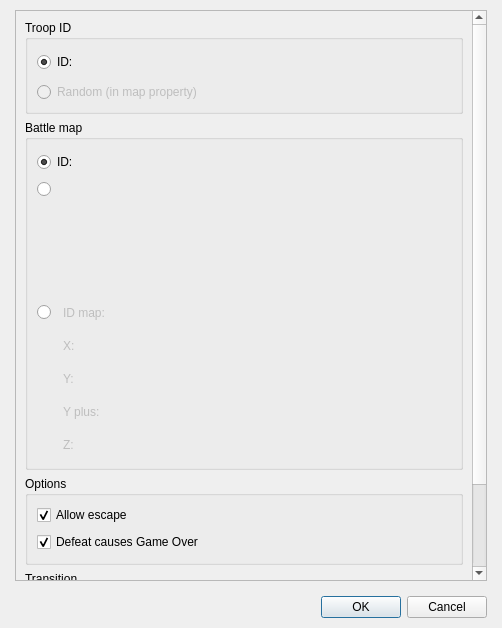
<?xml version="1.0" encoding="UTF-8"?>
<ui version="4.0">
 <class>DialogCommandStartBattle</class>
 <widget class="QDialog" name="DialogCommandStartBattle">
  <property name="geometry">
   <rect>
    <x>0</x>
    <y>0</y>
    <width>502</width>
    <height>628</height>
   </rect>
  </property>
  <property name="windowTitle">
   <string>Start a battle...</string>
  </property>
  <layout class="QGridLayout" name="gridLayout_9">
   <property name="leftMargin">
    <number>15</number>
   </property>
   <property name="topMargin">
    <number>10</number>
   </property>
   <property name="rightMargin">
    <number>15</number>
   </property>
   <property name="bottomMargin">
    <number>10</number>
   </property>
   <item row="0" column="0">
    <layout class="QVBoxLayout" name="verticalLayout_2">
     <property name="spacing">
      <number>15</number>
     </property>
     <item>
      <widget class="QScrollArea" name="scrollArea">
       <property name="widgetResizable">
        <bool>true</bool>
       </property>
       <widget class="QWidget" name="scrollAreaWidgetContents">
        <property name="geometry">
         <rect>
          <x>0</x>
          <y>-139</y>
          <width>454</width>
          <height>703</height>
         </rect>
        </property>
        <layout class="QGridLayout" name="gridLayout_7">
         <item row="0" column="0">
          <layout class="QVBoxLayout" name="verticalLayout">
           <item>
            <widget class="QGroupBox" name="groupBoxTroopID">
             <property name="title">
              <string>Troop ID</string>
             </property>
             <layout class="QGridLayout" name="gridLayout">
              <item row="0" column="0">
               <layout class="QVBoxLayout" name="verticalLayout_4">
                <item>
                 <layout class="QHBoxLayout" name="horizontalLayout_2" stretch="0,0,1">
                  <item>
                   <widget class="QRadioButton" name="radioButtonVariableConstant">
                    <property name="text">
                     <string>ID:</string>
                    </property>
                    <property name="checked">
                     <bool>true</bool>
                    </property>
                   </widget>
                  </item>
                  <item>
                   <widget class="PanelPrimitiveValue" name="widgetVariableConstant" native="true">
                    <property name="enabled">
                     <bool>true</bool>
                    </property>
                    <property name="minimumSize">
                     <size>
                      <width>300</width>
                      <height>27</height>
                     </size>
                    </property>
                    <property name="maximumSize">
                     <size>
                      <width>300</width>
                      <height>27</height>
                     </size>
                    </property>
                   </widget>
                  </item>
                  <item>
                   <spacer name="horizontalSpacer_16">
                    <property name="orientation">
                     <enum>Qt::Horizontal</enum>
                    </property>
                    <property name="sizeHint" stdset="0">
                     <size>
                      <width>68</width>
                      <height>20</height>
                     </size>
                    </property>
                   </spacer>
                  </item>
                 </layout>
                </item>
                <item>
                 <layout class="QHBoxLayout" name="horizontalLayout_3" stretch="0,1">
                  <item>
                   <widget class="QRadioButton" name="radioButtonRandom">
                    <property name="enabled">
                     <bool>false</bool>
                    </property>
                    <property name="text">
                     <string>Random (in map property)</string>
                    </property>
                   </widget>
                  </item>
                  <item>
                   <spacer name="horizontalSpacer_17">
                    <property name="orientation">
                     <enum>Qt::Horizontal</enum>
                    </property>
                    <property name="sizeHint" stdset="0">
                     <size>
                      <width>158</width>
                      <height>20</height>
                     </size>
                    </property>
                   </spacer>
                  </item>
                 </layout>
                </item>
               </layout>
              </item>
             </layout>
            </widget>
           </item>
           <item>
            <widget class="QGroupBox" name="groupBoxBattleMap">
             <property name="maximumSize">
              <size>
               <width>16777215</width>
               <height>16777215</height>
              </size>
             </property>
             <property name="title">
              <string>Battle map</string>
             </property>
             <layout class="QGridLayout" name="gridLayout_8">
              <item row="0" column="0" rowspan="2" colspan="2">
               <layout class="QGridLayout" name="gridLayout_2">
                <item row="0" column="0" colspan="2">
                 <widget class="QRadioButton" name="radioButtonID">
                  <property name="text">
                   <string>ID:</string>
                  </property>
                  <property name="checked">
                   <bool>true</bool>
                  </property>
                 </widget>
                </item>
                <item row="0" column="2" colspan="2">
                 <widget class="PanelPrimitiveValue" name="panelPrimitiveValueIDBattleMap" native="true">
                  <property name="minimumSize">
                   <size>
                    <width>300</width>
                    <height>27</height>
                   </size>
                  </property>
                  <property name="maximumSize">
                   <size>
                    <width>300</width>
                    <height>27</height>
                   </size>
                  </property>
                 </widget>
                </item>
                <item row="0" column="4">
                 <spacer name="horizontalSpacer">
                  <property name="orientation">
                   <enum>Qt::Horizontal</enum>
                  </property>
                  <property name="sizeHint" stdset="0">
                   <size>
                    <width>40</width>
                    <height>20</height>
                   </size>
                  </property>
                 </spacer>
                </item>
                <item row="1" column="0">
                 <widget class="QRadioButton" name="radioButtonSelect">
                  <property name="enabled">
                   <bool>true</bool>
                  </property>
                  <property name="text">
                   <string/>
                  </property>
                  <property name="checked">
                   <bool>false</bool>
                  </property>
                 </widget>
                </item>
                <item row="1" column="1" rowspan="2" colspan="4">
                 <widget class="PanelSelectPosition" name="panelSelectPosition" native="true">
                  <property name="enabled">
                   <bool>false</bool>
                  </property>
                  <property name="minimumSize">
                   <size>
                    <width>286</width>
                    <height>111</height>
                   </size>
                  </property>
                  <property name="maximumSize">
                   <size>
                    <width>16777215</width>
                    <height>111</height>
                   </size>
                  </property>
                 </widget>
                </item>
                <item row="2" column="0">
                 <spacer name="verticalSpacer_3">
                  <property name="orientation">
                   <enum>Qt::Vertical</enum>
                  </property>
                  <property name="sizeHint" stdset="0">
                   <size>
                    <width>20</width>
                    <height>98</height>
                   </size>
                  </property>
                 </spacer>
                </item>
                <item row="3" column="0">
                 <widget class="QRadioButton" name="radioButtonNumber">
                  <property name="text">
                   <string/>
                  </property>
                 </widget>
                </item>
                <item row="3" column="1" colspan="2">
                 <widget class="QLabel" name="labelIDMAp">
                  <property name="enabled">
                   <bool>false</bool>
                  </property>
                  <property name="text">
                   <string>ID map:</string>
                  </property>
                 </widget>
                </item>
                <item row="3" column="4" rowspan="5">
                 <spacer name="horizontalSpacer_11">
                  <property name="orientation">
                   <enum>Qt::Horizontal</enum>
                  </property>
                  <property name="sizeHint" stdset="0">
                   <size>
                    <width>38</width>
                    <height>158</height>
                   </size>
                  </property>
                 </spacer>
                </item>
                <item row="4" column="0" rowspan="4">
                 <spacer name="verticalSpacer_4">
                  <property name="orientation">
                   <enum>Qt::Vertical</enum>
                  </property>
                  <property name="sizeHint" stdset="0">
                   <size>
                    <width>20</width>
                    <height>128</height>
                   </size>
                  </property>
                 </spacer>
                </item>
                <item row="5" column="1">
                 <widget class="QLabel" name="labelY">
                  <property name="enabled">
                   <bool>false</bool>
                  </property>
                  <property name="text">
                   <string>Y:</string>
                  </property>
                 </widget>
                </item>
                <item row="5" column="3">
                 <widget class="PanelPrimitiveValue" name="widgetY" native="true">
                  <property name="enabled">
                   <bool>false</bool>
                  </property>
                  <property name="minimumSize">
                   <size>
                    <width>250</width>
                    <height>27</height>
                   </size>
                  </property>
                  <property name="maximumSize">
                   <size>
                    <width>250</width>
                    <height>27</height>
                   </size>
                  </property>
                 </widget>
                </item>
                <item row="6" column="1" colspan="2">
                 <widget class="QLabel" name="labelYPlus">
                  <property name="enabled">
                   <bool>false</bool>
                  </property>
                  <property name="text">
                   <string>Y plus:</string>
                  </property>
                 </widget>
                </item>
                <item row="6" column="3">
                 <widget class="PanelPrimitiveValue" name="widgetYplus" native="true">
                  <property name="enabled">
                   <bool>false</bool>
                  </property>
                  <property name="minimumSize">
                   <size>
                    <width>250</width>
                    <height>27</height>
                   </size>
                  </property>
                  <property name="maximumSize">
                   <size>
                    <width>250</width>
                    <height>27</height>
                   </size>
                  </property>
                 </widget>
                </item>
                <item row="7" column="1">
                 <widget class="QLabel" name="labelZ">
                  <property name="enabled">
                   <bool>false</bool>
                  </property>
                  <property name="text">
                   <string>Z:</string>
                  </property>
                 </widget>
                </item>
                <item row="7" column="3">
                 <widget class="PanelPrimitiveValue" name="widgetZ" native="true">
                  <property name="enabled">
                   <bool>false</bool>
                  </property>
                  <property name="minimumSize">
                   <size>
                    <width>250</width>
                    <height>27</height>
                   </size>
                  </property>
                  <property name="maximumSize">
                   <size>
                    <width>250</width>
                    <height>27</height>
                   </size>
                  </property>
                 </widget>
                </item>
                <item row="3" column="3">
                 <widget class="PanelPrimitiveValue" name="widgetIdMap" native="true">
                  <property name="enabled">
                   <bool>false</bool>
                  </property>
                  <property name="minimumSize">
                   <size>
                    <width>250</width>
                    <height>27</height>
                   </size>
                  </property>
                  <property name="maximumSize">
                   <size>
                    <width>250</width>
                    <height>27</height>
                   </size>
                  </property>
                 </widget>
                </item>
                <item row="4" column="3">
                 <widget class="PanelPrimitiveValue" name="widgetX" native="true">
                  <property name="enabled">
                   <bool>false</bool>
                  </property>
                  <property name="minimumSize">
                   <size>
                    <width>250</width>
                    <height>27</height>
                   </size>
                  </property>
                  <property name="maximumSize">
                   <size>
                    <width>250</width>
                    <height>27</height>
                   </size>
                  </property>
                 </widget>
                </item>
                <item row="4" column="1">
                 <widget class="QLabel" name="labelX">
                  <property name="enabled">
                   <bool>false</bool>
                  </property>
                  <property name="text">
                   <string>X:</string>
                  </property>
                 </widget>
                </item>
               </layout>
              </item>
             </layout>
            </widget>
           </item>
           <item>
            <widget class="QGroupBox" name="groupBoxOptions">
             <property name="title">
              <string>Options</string>
             </property>
             <layout class="QGridLayout" name="gridLayout_4">
              <item row="0" column="0">
               <layout class="QGridLayout" name="gridLayout_3">
                <item row="0" column="0">
                 <widget class="QCheckBox" name="checkBoxEscape">
                  <property name="text">
                   <string>Allow escape</string>
                  </property>
                  <property name="checked">
                   <bool>true</bool>
                  </property>
                 </widget>
                </item>
                <item row="0" column="1" rowspan="2">
                 <spacer name="horizontalSpacer_2">
                  <property name="orientation">
                   <enum>Qt::Horizontal</enum>
                  </property>
                  <property name="sizeHint" stdset="0">
                   <size>
                    <width>68</width>
                    <height>48</height>
                   </size>
                  </property>
                 </spacer>
                </item>
                <item row="1" column="0">
                 <widget class="QCheckBox" name="checkBoxGameOver">
                  <property name="text">
                   <string>Defeat causes Game Over</string>
                  </property>
                  <property name="checked">
                   <bool>true</bool>
                  </property>
                 </widget>
                </item>
               </layout>
              </item>
             </layout>
            </widget>
           </item>
           <item>
            <widget class="QGroupBox" name="groupBoxTransition">
             <property name="title">
              <string>Transition</string>
             </property>
             <layout class="QGridLayout" name="gridLayout_6">
              <item row="0" column="0">
               <layout class="QGridLayout" name="gridLayout_5">
                <item row="0" column="0">
                 <widget class="QLabel" name="labelStart">
                  <property name="text">
                   <string>Start:</string>
                  </property>
                 </widget>
                </item>
                <item row="0" column="1">
                 <widget class="QComboBox" name="comboBoxTransitionStart">
                  <property name="minimumSize">
                   <size>
                    <width>100</width>
                    <height>0</height>
                   </size>
                  </property>
                  <property name="currentIndex">
                   <number>-1</number>
                  </property>
                 </widget>
                </item>
                <item row="0" column="3" rowspan="2">
                 <spacer name="horizontalSpacer_3">
                  <property name="orientation">
                   <enum>Qt::Horizontal</enum>
                  </property>
                  <property name="sizeHint" stdset="0">
                   <size>
                    <width>38</width>
                    <height>58</height>
                   </size>
                  </property>
                 </spacer>
                </item>
                <item row="1" column="0">
                 <widget class="QLabel" name="labelEnd">
                  <property name="text">
                   <string>End:</string>
                  </property>
                 </widget>
                </item>
                <item row="1" column="1">
                 <widget class="QComboBox" name="comboBoxTransitionEnd">
                  <property name="currentIndex">
                   <number>-1</number>
                  </property>
                 </widget>
                </item>
                <item row="0" column="2">
                 <widget class="PanelPrimitiveValue" name="panelPrimitiveValueTransitionColorStart" native="true">
                  <property name="enabled">
                   <bool>false</bool>
                  </property>
                  <property name="minimumSize">
                   <size>
                    <width>250</width>
                    <height>27</height>
                   </size>
                  </property>
                  <property name="maximumSize">
                   <size>
                    <width>250</width>
                    <height>27</height>
                   </size>
                  </property>
                 </widget>
                </item>
                <item row="1" column="2">
                 <widget class="PanelPrimitiveValue" name="panelPrimitiveValueTransitionColorEnd" native="true">
                  <property name="enabled">
                   <bool>false</bool>
                  </property>
                  <property name="minimumSize">
                   <size>
                    <width>250</width>
                    <height>27</height>
                   </size>
                  </property>
                  <property name="maximumSize">
                   <size>
                    <width>250</width>
                    <height>27</height>
                   </size>
                  </property>
                 </widget>
                </item>
               </layout>
              </item>
             </layout>
            </widget>
           </item>
          </layout>
         </item>
        </layout>
       </widget>
      </widget>
     </item>
     <item>
      <widget class="QDialogButtonBox" name="buttonBox">
       <property name="orientation">
        <enum>Qt::Horizontal</enum>
       </property>
       <property name="standardButtons">
        <set>QDialogButtonBox::Cancel|QDialogButtonBox::Ok</set>
       </property>
      </widget>
     </item>
    </layout>
   </item>
  </layout>
 </widget>
 <customwidgets>
  <customwidget>
   <class>PanelPrimitiveValue</class>
   <extends>QWidget</extends>
   <header>panelprimitivevalue.h</header>
   <container>1</container>
  </customwidget>
  <customwidget>
   <class>PanelSelectPosition</class>
   <extends>QWidget</extends>
   <header>panelselectposition.h</header>
   <container>1</container>
  </customwidget>
 </customwidgets>
 <resources/>
 <connections>
  <connection>
   <sender>buttonBox</sender>
   <signal>accepted()</signal>
   <receiver>DialogCommandStartBattle</receiver>
   <slot>accept()</slot>
   <hints>
    <hint type="sourcelabel">
     <x>248</x>
     <y>254</y>
    </hint>
    <hint type="destinationlabel">
     <x>157</x>
     <y>274</y>
    </hint>
   </hints>
  </connection>
  <connection>
   <sender>buttonBox</sender>
   <signal>rejected()</signal>
   <receiver>DialogCommandStartBattle</receiver>
   <slot>reject()</slot>
   <hints>
    <hint type="sourcelabel">
     <x>316</x>
     <y>260</y>
    </hint>
    <hint type="destinationlabel">
     <x>286</x>
     <y>274</y>
    </hint>
   </hints>
  </connection>
 </connections>
</ui>
